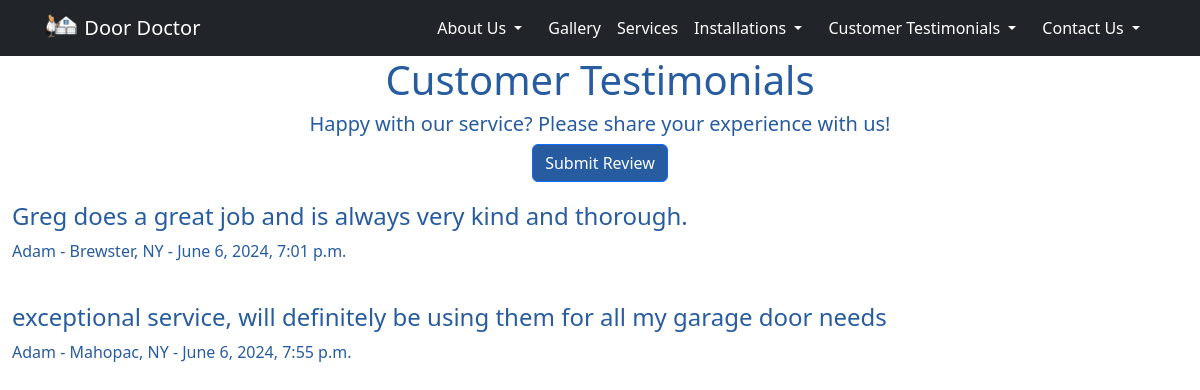
The page /reviews/ on the database as committed earlier.
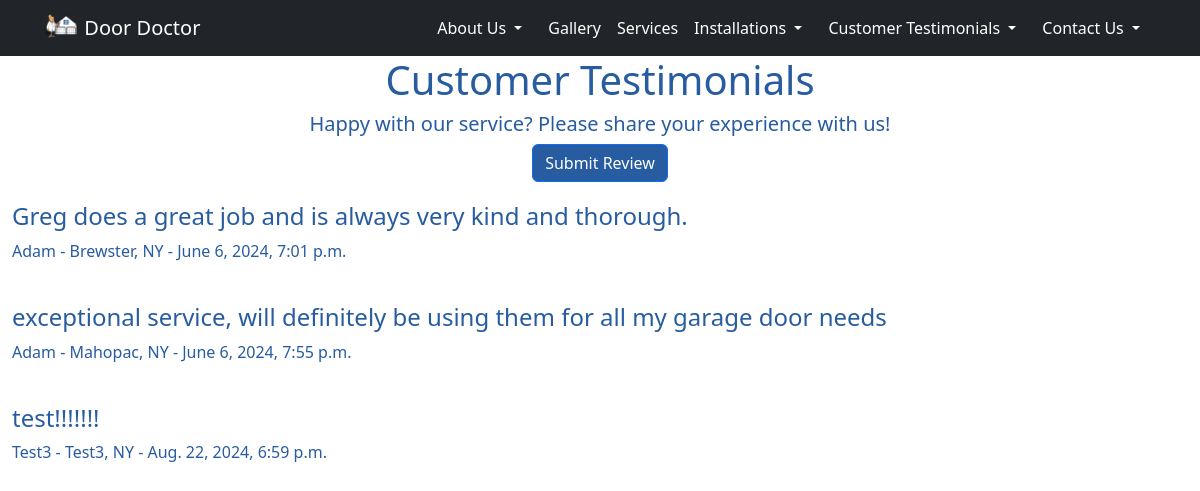
The same page on the database as committed later.
### reviews/models.py (models this page shows, shortened)
class Review(models.Model):
    name = models.CharField(max_length=100)
    street = models.CharField(max_length=200, null=True)
    city = models.CharField(max_length=100, null=True)
    state = models.CharField(max_length=2, default='NY')
    zip_code = models.CharField(max_length=10, null=True, verbose_name='Zip Code')
    phone_number = models.CharField(max_length=15, null=True, verbose_name='Phone Number')
    review_text = models.TextField(verbose_name='Review')
    created_at = models.DateTimeField(default=timezone.now())
    approved = models.BooleanField(default=False)
    token = models.UUIDField(default=uuid.uuid4, editable=False, unique=True)

### reviews/views.py (the view)
# urls.py: path('', views.review_list, name='review_list'),
def review_list(request):
    reviews = Review.objects.filter(approved=True)
    return render(request, 'reviews/review_list.html', {'reviews': reviews})

### reviews/templates/reviews/review_list.html
{% extends 'base.html' %}
{% block content %}
<h1>Customer Testimonials</h1>
<h5>Happy with our service? Please share your experience with us!</h5>
<h5><a href="{% url 'reviews:submit_review' %}" class="btn btn-primary">Submit Review</a></h5>
{% for review in reviews %}
    <div class="rev">
    <h4>{{ review.review_text }}</h4>
    <p>{{ review.name }} - {{ review.city }}, {{review.state}} - {{ review.created_at }}</p>
    </div>
{% endfor %}
{% endblock %}

### templates/base.html (shortened to what this page needs)
<!DOCTYPE html>
{% load static %}
<html lang="en">
<head>
    <link href="https://cdn.jsdelivr.net/npm/bootstrap@5.3.1/dist/css/bootstrap.min.css" rel="stylesheet">
    <link rel="stylesheet" href="{% static 'css/master.css'%}">
</head>
<body>
    <nav class="navbar navbar-expand-lg bg-dark" data-bs-theme="dark" role="navigation" id="navbar">
        <div class="container">
            <div class="navbar-nav align-items-center">
            <a class="navbar-brand" href="{% url 'home' %}">
                <img src="{% static 'images/ddnobg.png' %}" width="10%" height="10%" alt="" class="d-inline-block align-text-top">
                Door Doctor
                </a>
            </div>
            <div class="navbar-nav ml-auto">
                <li class="nav-item dropdown">
                    <a class="nav-link dropdown-toggle" href="#" id="navbarDropdown" role="button" data-toggle="dropdown" aria-haspopup="true" aria-expanded="false">
                        About Us
                    </a>
                </li>
                <a class='nav-item nav-link' href="{% url 'gallery' %}" class="btn btn-simple">Gallery</a>
                <a class='nav-item nav-link' href="{% url 'services' %}" class="btn btn-simple">Services</a>
                <li class="nav-item dropdown">
                    <a class="nav-link dropdown-toggle" href="#" id="navbarDropdown" role="button" data-toggle="dropdown" aria-haspopup="true" aria-expanded="false">
                        Installations
                    </a>
                </li>
                <li class="nav-item dropdown">
                    <a class="nav-link dropdown-toggle" href="#" id="navbarDropdown" role="button" data-toggle="dropdown" aria-haspopup="true" aria-expanded="false">
                        Customer Testimonials
                    </a>
                </li>
                <li class="nav-item dropdown">
                    <a class="nav-link dropdown-toggle" href="#" id="navbarDropdown" role="button" data-toggle="dropdown" aria-haspopup="true" aria-expanded="false">
                        Contact Us
                    </a>
                </li>
            </div>
        </div>
    </nav>
    {% block content %}
    {% endblock %}
</body>
</html>

### static/css/master.css (style rules this page uses)
h1 { text-align: center; color: #275ca0; }
h5 { text-align: center; color: #275ca0; }
body { background-color: white; }
.rev { color: #275ca0; padding: 1% }
.nav-item { padding-right: 10px; }
.nav-item { color: white; }
.nav-link { color: white; }
.btn-primary { background-color: #275ca0; }

Rows that differ between the two databases and show on the page:
added Review: review_text "test!!!!!!!", name "Test3", city "Test3", state "NY", created_at "Aug. 22, 2024, 6:59 p.m."
